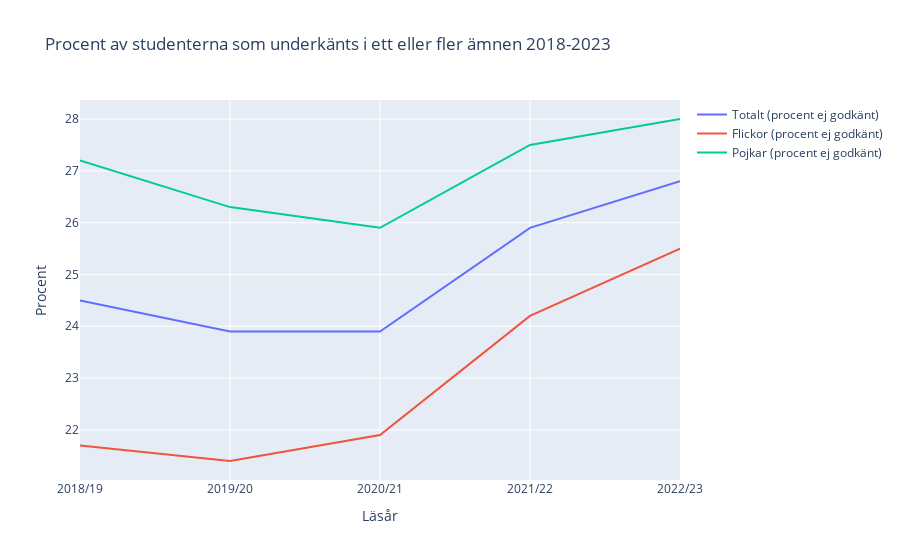

Notebook source saved alongside this figure:
### Markdown cell above
Alternativ lösning II: Använd andelen studenter som saknar godkänt i ett eller mer ämne (från tabell 1B)

### Code cell
f_data1b=pd.DataFrame()
# Skapa ny dataframe och plocka ut de rader som är relevanta
df_data1b = df_tabell1B[df_tabell1B['Läsår\nHuvudman\nBakgrund'].isin(['2018/19', '2019/20', '2020/21', '2021/22', '2022/23'])].copy()
# Snygga till dataframe med mer sägande namn
df_data1b.rename(columns={'Läsår\nHuvudman\nBakgrund':'Årtal'}, inplace = True)

fig = px.line(df_data1b, x='Årtal', y=['Totalt (procent ej godkänt)', 'Flickor (procent ej godkänt)', 'Pojkar (procent ej godkänt)' ], 
               title="Procent av studenterna som underkänts i ett eller fler ämnen 2018-2023",
              labels={'Årtal': 'Läsår', 'value':'Procent'},
              hover_data={'Årtal': True, 'value': ':.2f'})
            

fig.update_layout(hovermode="x")
fig.update_xaxes(
    showspikes=True,
    spikedash="solid",
    spikecolor="green",
    spikemode="across",
    spikesnap="cursor"
)

fig.update_legends(title='')


fig.show()

fig.write_html("images/procent_underkända_2018-2023.html")

### Figure 1 — Plotly figure (JSON) as saved in the notebook; plotly's stock layout.template omitted (floating-point values rounded to 4 significant figures)
{"data": [{"hovertemplate": "variable=Totalt (procent ej godkänt)<br>Läsår=%{x}<br>Procent=%{y:.2f}<extra></extra>", "legendgroup": "Totalt (procent ej godkänt)", "line": {"color": "#636efa", "dash": "solid"}, "marker": {"symbol": "circle"}, "mode": "lines", "name": "Totalt (procent ej godkänt)", "orientation": "v", "showlegend": true, "type": "scatter", "x": ["2018/19", "2019/20", "2020/21", "2021/22", "2022/23"], "xaxis": "x", "y": [24.5, 23.9, 23.9, 25.9, 26.8], "yaxis": "y"}, {"hovertemplate": "variable=Flickor (procent ej godkänt)<br>Läsår=%{x}<br>Procent=%{y:.2f}<extra></extra>", "legendgroup": "Flickor (procent ej godkänt)", "line": {"color": "#EF553B", "dash": "solid"}, "marker": {"symbol": "circle"}, "mode": "lines", "name": "Flickor (procent ej godkänt)", "orientation": "v", "showlegend": true, "type": "scatter", "x": ["2018/19", "2019/20", "2020/21", "2021/22", "2022/23"], "xaxis": "x", "y": [21.7, 21.4, 21.9, 24.2, 25.5], "yaxis": "y"}, {"hovertemplate": "variable=Pojkar (procent ej godkänt)<br>Läsår=%{x}<br>Procent=%{y:.2f}<extra></extra>", "legendgroup": "Pojkar (procent ej godkänt)", "line": {"color": "#00cc96", "dash": "solid"}, "marker": {"symbol": "circle"}, "mode": "lines", "name": "Pojkar (procent ej godkänt)", "orientation": "v", "showlegend": true, "type": "scatter", "x": ["2018/19", "2019/20", "2020/21", "2021/22", "2022/23"], "xaxis": "x", "y": [27.2, 26.3, 25.9, 27.5, 28], "yaxis": "y"}], "layout": {"hovermode": "x", "legend": {"title": {"text": ""}, "tracegroupgap": 0}, "title": {"text": "Procent av studenterna som underkänts i ett eller fler ämnen 2018-2023"}, "xaxis": {"anchor": "y", "domain": [0, 1], "showspikes": true, "spikecolor": "green", "spikedash": "solid", "spikemode": "across", "spikesnap": "cursor", "title": {"text": "Läsår"}}, "yaxis": {"anchor": "x", "domain": [0, 1], "title": {"text": "Procent"}}}}
